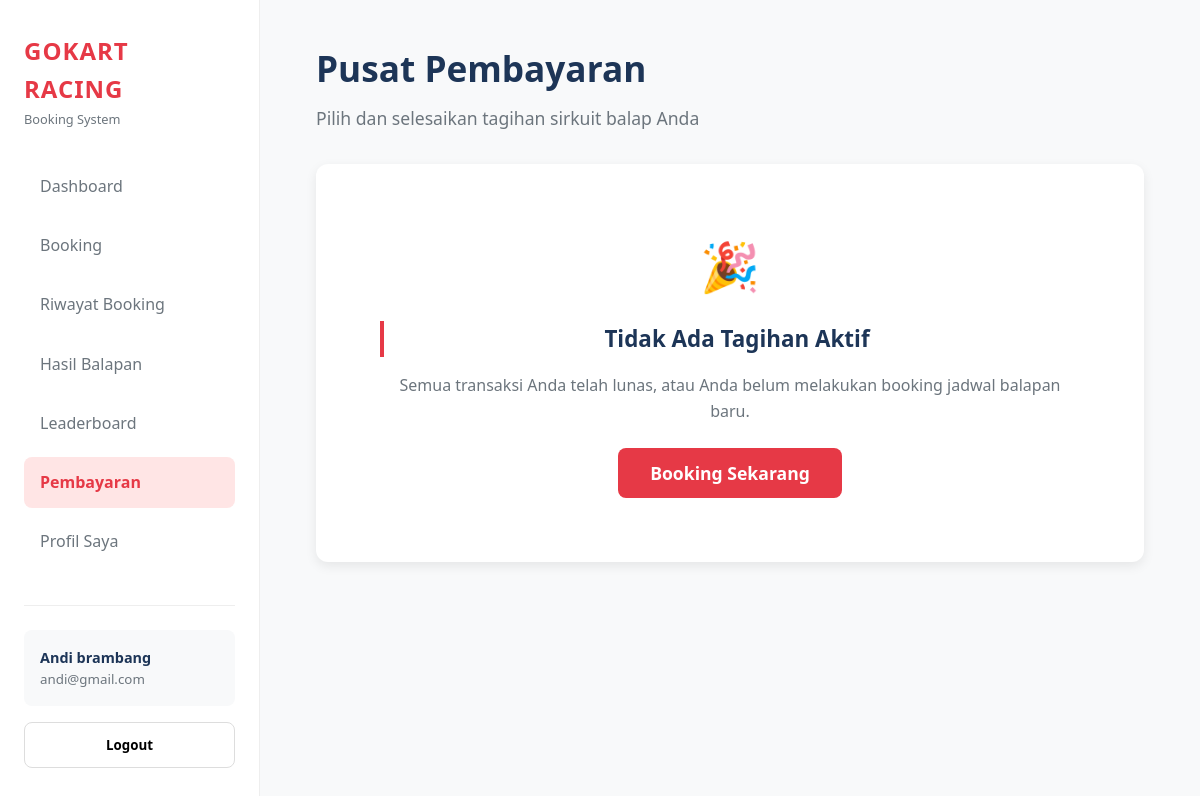
Before: /pembayaran/pembayaran.php (signed in) with the older database file.
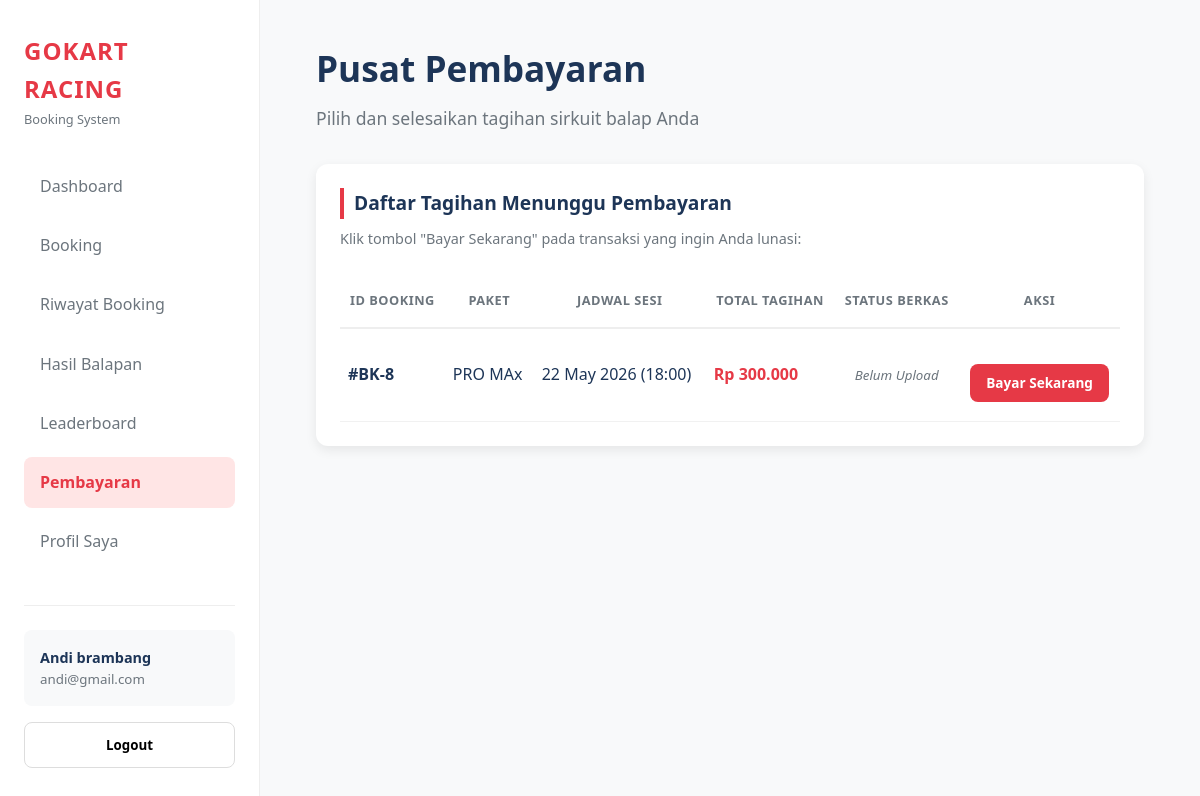
After: the same page with the newer database file.
### tables this page shows
CREATE TABLE `booking` (
  `id` int(11) NOT NULL,
  `user_id` int(11) DEFAULT NULL,
  `paket_id` int(11) DEFAULT NULL,
  `tanggal_booking` date DEFAULT NULL,
  `jam_booking` time DEFAULT NULL,
  `jumlah_orang` int(11) DEFAULT NULL,
  `total_harga` int(11) DEFAULT NULL,
  `bukti_transfer` varchar(255) DEFAULT NULL,
  `status` enum('aktif','selesai','dibatalkan') DEFAULT 'aktif',
  `created_at` timestamp NOT NULL DEFAULT current_timestamp()
);

CREATE TABLE `paket_bermain` (
  `id` int(11) NOT NULL,
  `nama_paket` varchar(100) DEFAULT NULL,
  `deskripsi` varchar(255) DEFAULT NULL,
  `durasi_menit` int(11) DEFAULT NULL,
  `maksimal_orang` int(11) DEFAULT NULL,
  `harga` int(11) DEFAULT NULL
);

### pembayaran/pembayaran.php (the view, shortened to what the changed rows need)
<?php
require '../koneksi.php';
$user_id = $_SESSION['id_user'];
$all_bookings_query = mysqli_query($koneksi, "
    SELECT b.*, p.nama_paket
    FROM booking b
    INNER JOIN paket_bermain p ON b.paket_id = p.id
    WHERE b.user_id = '$user_id' AND b.status = 'aktif'
    ORDER BY b.created_at DESC
");
$data_booking = null;
?>
<!DOCTYPE html>
<html lang="id">
<head>
    <link rel="stylesheet" href="style.css">
</head>
<body>
    <div class="container">
        <aside class="sidebar">
            <div class="sidebar-top">
                <div class="brand">
                    <h2>GoKart Racing</h2>
                </div>
            </div>
        </aside>
        <main class="main">
            <header class="header">
                <h1>Pusat Pembayaran</h1>
            </header>
            <?php if (mysqli_num_rows($all_bookings_query) > 0): ?>
                <?php if (!$data_booking): ?>
                    <section class="card">
                        <h3 style="border-left: 4px solid var(--primary); padding-left: 10px; margin-bottom: 0.5rem; color: var(--dark);">Daftar Tagihan Menunggu Pembayaran</h3>
                        <p style="color: var(--gray); font-size: 0.9rem; margin-bottom: 1.5rem;">Klik tombol "Bayar Sekarang" pada transaksi yang ingin Anda lunasi:</p>
                        <div style="overflow-x: auto;">
                            <table class="bill-list-table" style="width: 100%; border-collapse: collapse;">
                                <thead>
                                    <tr>
                                        <th>ID Booking</th>
                                        <th>Paket</th>
                                        <th>Jadwal Sesi</th>
                                        <th>Total Tagihan</th>
                                        <th style="text-align: center;">Status Berkas</th>
                                        <th style="text-align: center;">Aksi</th>
                                    </tr>
                                </thead>
                                <tbody>
                                    <?php while ($bill = mysqli_fetch_assoc($all_bookings_query)): ?>
                                    <tr>
                                        <td><strong>#BK-<?= $bill['id']; ?></strong></td>
                                        <td><?= htmlspecialchars($bill['nama_paket']); ?></td>
                                        <td><?= date('d M Y', strtotime($bill['tanggal_booking'])); ?> (<?= date('H:i', strtotime($bill['jam_booking'])); ?>)</td>
                                        <td style="font-weight: bold; color: var(--primary);">Rp <?= number_format($bill['total_harga'], 0, ',', '.'); ?></td>
                                        <td style="text-align: center;">
                                            <?php if(empty($bill['bukti_transfer'])): ?>
                                                <small style="color: var(--gray); font-style: italic;">Belum Upload</small>
                                            <?php else: ?>
                                                <small style="color: #856404; font-weight: bold; background: #fff3cd; padding: 2px 6px; border-radius: 4px;">Menunggu Konfirmasi Admin</small>
                                            <?php endif; ?>
                                        </td>
                                        <td style="text-align: center;">
                                            <a href="pembayaran.php?id=<?= $bill['id']; ?>" class="pay-btn" style="padding: 0.5rem 1rem; font-size: 0.85rem; display: inline-block; width: auto;">
                                                <?= empty($bill['bukti_transfer']) ? 'Bayar Sekarang' : 'Detail / Ubah Bukti' ?>
                                            </a>
                                        </td>
                                    </tr>
                                    <?php endwhile; ?>
                                </tbody>
                            </table>
                        </div>
                    </section>
                <?php endif; ?>
            <?php else: ?>
                <div class="card" style="text-align: center; padding: 4rem; color: var(--gray);">
                    <span style="font-size: 3rem;">🎉</span>
                    <h3 style="margin-top: 1rem; color: var(--dark); font-size: 1.4rem;">Tidak Ada Tagihan Aktif</h3>
                    <p style="margin-top: 0.3rem;">Semua transaksi Anda telah lunas, atau Anda belum melakukan booking jadwal balapan baru.</p>
                    <button class="pay-btn" style="width: auto; margin: 1.5rem auto 0 auto; padding: 0.8rem 2rem;" onclick="window.location.href='../booking/booking.php'">Booking Sekarang</button>
                </div>
            <?php endif; ?>
        </main>
    </div>
</body>
</html>

Changed rows visible on the page:
added booking: id "8", paket.nama_paket "PRO MAx", tanggal_booking "22 May 2026", jam_booking "18:00", total_harga "300.000", shows "Belum Upload", shows "Bayar Sekarang"
Other visible differences:
text no longer shown: "🎉 Tidak Ada Tagihan Aktif Semua transaksi Anda telah lunas, atau Anda belum melakukan booking jadwal balapan baru. Booking Sekarang"
text now shown: "Daftar Tagihan Menunggu Pembayaran Klik tombol \"Bayar Sekarang\" pada transaksi yang ingin Anda lunasi: ID BOOKING PAKET JADWAL SESI TOTAL TAGIHAN STATUS BERKAS AKSI"
